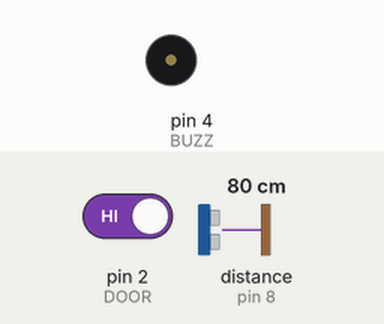
Simulated run of this sketch. Board: Arduino Uno, built with avr-gcc and run on an emulated ATmega328P. Parts: buzzer (waves = sounding). Inputs (shaded band) come from the test bench; at power-on: pin 2 (DOOR) HIGH, distance to the obstacle (sensor on pin 8) 80 cm. The echo pulse lasts 58.3 µs per cm.

Above: at 1.2 s.
1.3 s: pin 2 (DOOR) driven LOW
Timing chart, 0 to 4.3 s (numbered marks = the images above; inputs shaded):
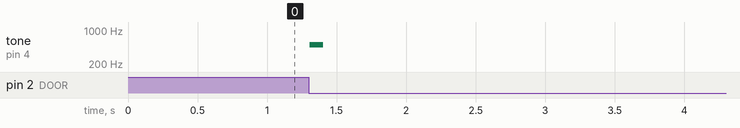

The sketch:

version1.ino
```cpp
#define BOXSIZE 10 //box size (cm)
#define TRIG 9 //ultra - sending
#define ECHO 8 //ultra - receiving
#define BUZZ 4 //buzzer
#define DOOR 2 //magnetic door sensor

int doorSensor = 0;

void setup() {
  pinMode(TRIG, OUTPUT);
  pinMode(ECHO, INPUT);
  pinMode(DOOR, INPUT_PULLUP);

}

void loop() {
  //check the status of door
  doorSensor = digitalRead(DOOR);
  boolean isClosed = false;

  if(doorSensor!=LOW){ //door is opened
    while(digitalRead(DOOR) != LOW){
      //waiting for a door to close
    } //door is closed

    //check the box
    float duration, distance;

    digitalWrite(TRIG, HIGH);
    delayMicroseconds(10);
    digitalWrite(TRIG, LOW);
    duration = pulseIn(ECHO, HIGH);
    distance = ((float)(340 * duration) / 10000) / 2;

    boolean hasSth = true;

    //ring the buzzer
    while(hasSth){
      if (digitalRead(DOOR) != LOW) { // stops when door is opened again
        break;
      }
      tone(BUZZ, 500, 100);
      delay(1000);
      digitalWrite(TRIG, HIGH);
      delayMicroseconds(10);
      digitalWrite(TRIG, LOW);
      duration = pulseIn(ECHO, HIGH);
      distance = ((float)(340 * duration) / 10000) / 2;
      hasSth = distance < 10;
      delay(2);
    }
  }
}
```

Measured:
- after the input at 1.3 s, tone on pin 4 (BUZZ): silent → 500 Hz at once, → silent 0.10 s later
